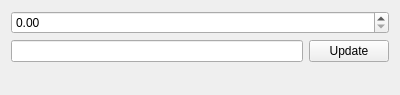
<?xml version="1.0" encoding="UTF-8"?>
<ui version="4.0">
 <class>Form</class>
 <widget class="QWidget" name="Form">
  <property name="geometry">
   <rect>
    <x>0</x>
    <y>0</y>
    <width>400</width>
    <height>95</height>
   </rect>
  </property>
  <property name="windowTitle">
   <string>Form</string>
  </property>
  <layout class="QVBoxLayout" name="verticalLayout">
   <item>
    <widget class="MagnitudeSpinBox" name="magnitudeSpinBox"/>
   </item>
   <item>
    <layout class="QHBoxLayout" name="horizontalLayout">
     <item>
      <widget class="QLineEdit" name="lineEdit"/>
     </item>
     <item>
      <widget class="QPushButton" name="updateButton">
       <property name="text">
        <string>Update</string>
       </property>
      </widget>
     </item>
    </layout>
   </item>
   <item>
    <spacer name="verticalSpacer">
     <property name="orientation">
      <enum>Qt::Vertical</enum>
     </property>
     <property name="sizeHint" stdset="0">
      <size>
       <width>20</width>
       <height>40</height>
      </size>
     </property>
    </spacer>
   </item>
  </layout>
 </widget>
 <customwidgets>
  <customwidget>
   <class>MagnitudeSpinBox</class>
   <extends>QDoubleSpinBox</extends>
   <header>MagnitudeSpinBox</header>
  </customwidget>
 </customwidgets>
 <resources/>
 <connections/>
</ui>
